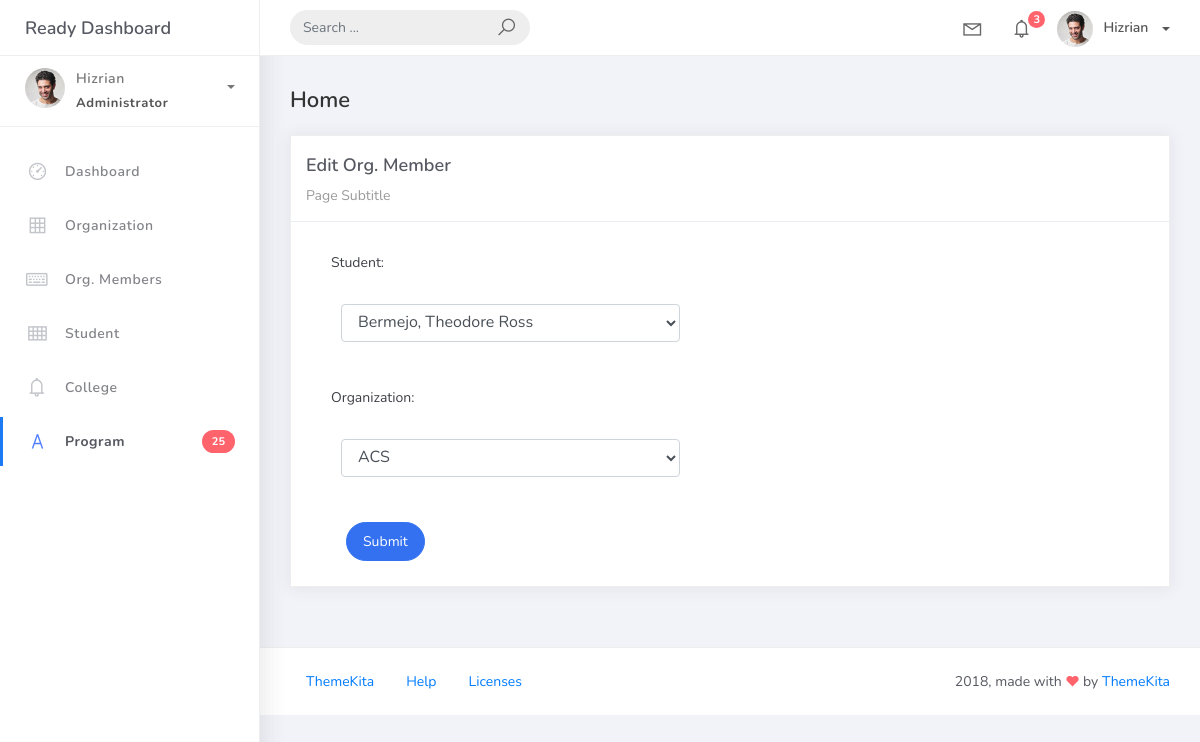
Page /orgmember/1/ on the earlier database version.
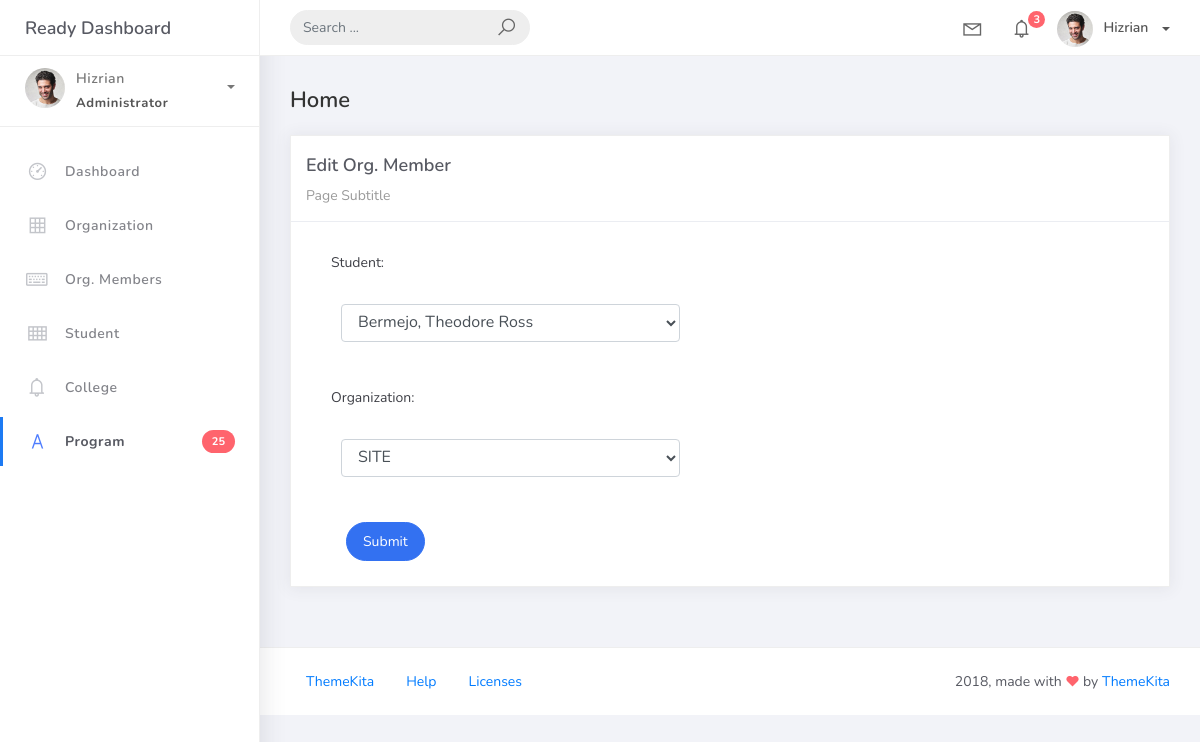
Same page on the later database version.
### studentorg/models.py (models this page shows)
class BaseModel(models.Model):
    created_at = models.DateTimeField(auto_now_add=True, db_index=True)
    updated_at = models.DateTimeField(auto_now=True)
    class Meta:
        abstract = True

class OrgMember(BaseModel):
    student = models.ForeignKey(Student, on_delete=models.CASCADE)
    organization = models.ForeignKey(Organization, on_delete=models.CASCADE)

### studentorg/views.py (the view)
# urls.py: path('orgmember/<int:pk>/', OrgMemberUpdateView.as_view(), name='orgmember-update'),
class OrgMemberUpdateView(UpdateView):
    model = OrgMember
    form_class = OrgMemberForm
    template_name = 'orgmember_edit.html'
    success_url = reverse_lazy('orgmember-list')

### studentorg/forms.py
class OrgMemberForm(forms.ModelForm):
    class Meta:
        model = OrgMember
        fields = ['student', 'organization']

### studentorg/models.py (called while the page is built)
    def __str__ (self):
        return self.name

    def __str__(self):
        return f"{self.lastname}, {self.firstname}"

### templates/orgmember_edit.html
{% extends 'base.html' %} {% load static %} {% block content %}
<div class="content">
    <div class="container-fluid">
        <h4 class="page-title">Home</h4>
        <div class="row">
            <div class="col-md-12">
                <div class="card">
                    <div class="card-header">
                        <div class="card-title">Edit Org. Member</div>
                        <div class="card-category">Page Subtitle</div>
                    </div>
                    <div class="col-md-6">
                        <div class="card-body">
                            <form class="" action="" method="post" novalidate>
                                {% csrf_token %} {% include 'includes/form.html' %}
                                <div class="form-group">
                                    <div class="col-md-12 col-sm-3">
                                        <button type="submit" class="btn btn-primary btn-rounded">Submit</button>
                                    </div>
                                </div>
                            </form>
                        </div>
                    </div>
                </div>
            </div>
        </div>
    </div>
</div>
{% endblock %}

### templates/includes/form.html (shortened to what this page needs)
{% load widget_tweaks %}
{% for field in form %}
<div class="field item form-group">
    <label>{{ field.label_tag }}</label>
    <div class="form-group">
        {% render_field field class="form-control" %}
    </div>
</div>
{% endfor %}

Differences in the rows shown:
changed OrgMember "Bermejo, Theodore Ross": organization "ACS" → "SITE"
